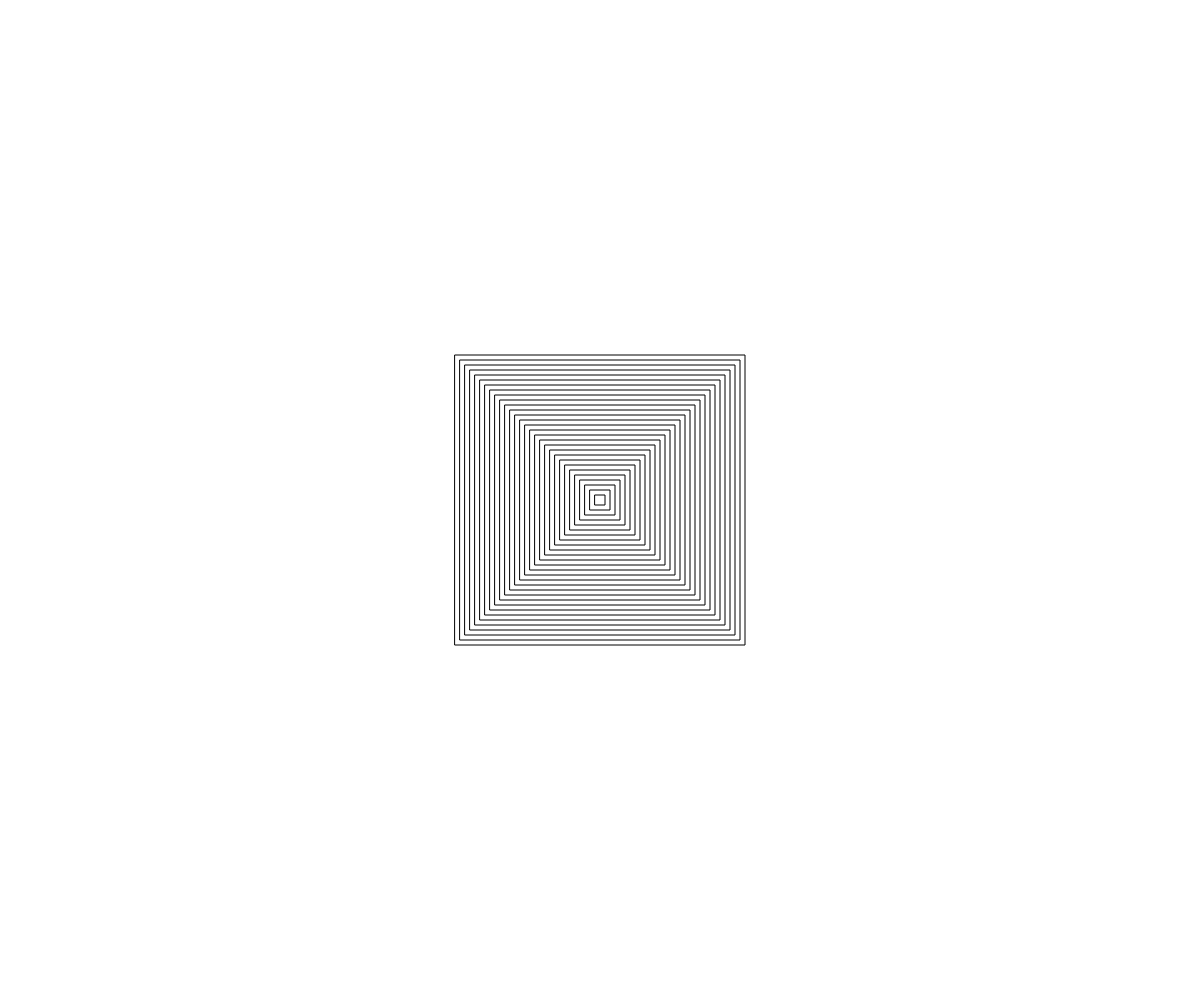
Frame 1 (no input)
Frame 60 (no input): identical to frame 1, image omitted
Frame 120 (the mouse pressed at the canvas centre since frame 60): identical to frame 1, image omitted

The p5.js sketch that drew this single still picture (run headless with seeded random() and noise() and a simulated clock; from frame 60 on, the mouse is pressed at the canvas centre):

// p5.js sketch
// ── sketch.js
function setup() {
    createCanvas(windowWidth, windowHeight);
    background(255);
    noFill()

    for (i=1; i<30; i++) {
        size = i*10
        rect((windowWidth-size)/2, (windowHeight-size)/2, size, size)
    }
  }
   
  function draw() {
  }
